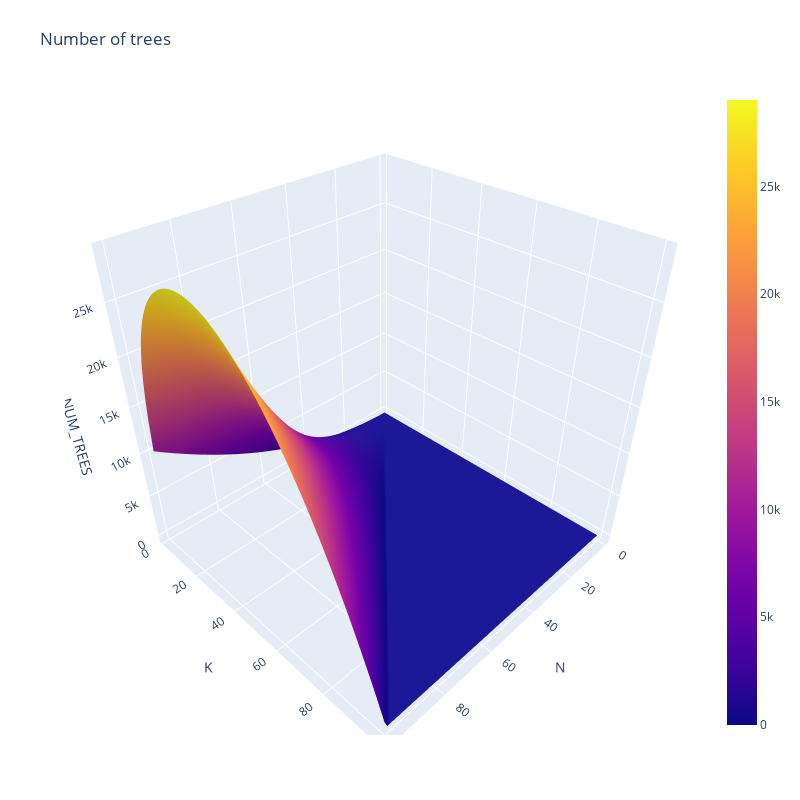

The code cell stored with this chart in its notebook:
### Code cell
N_MIN = 1
K_MIN = 2
N_RANGE = 100
K_RANGE = 100

n_values = np.array(range(N_MIN, N_RANGE+1), dtype=object)
k_values = np.array(range(K_MIN, K_RANGE+1), dtype=object)
z_values = np.array([[num_trees(n, k) for n in n_values] for k in k_values])

fig = go.Figure(data=[go.Surface(
    x=n_values,
    y=k_values,
    z=z_values
)])

fig.update_layout(scene = dict(
                    xaxis_title="N",
                    yaxis_title="K",
                    zaxis_title="NUM_TREES"),
                    title="Number of trees", autosize=False,
                    width=800, height=800,
                    margin=dict(l=65, r=50, b=65, t=90))

fig.show()

### Figure 1 — Plotly figure (JSON) as saved in the notebook; plotly's stock layout.template omitted (floating-point values rounded to 4 significant figures; data arrays with more than 128 entries replaced by an {"elided": "..."} marker saying what was removed)
{"data": [{"type": "surface", "x": [1, 2, 3, 4, 5, 6, 7, 8, 9, 10, 11, 12, 13, 14, 15, 16, 17, 18, 19, 20, 21, 22, 23, 24, 25, 26, 27, 28, 29, 30, 31, 32, 33, 34, 35, 36, 37, 38, 39, 40, 41, 42, 43, 44, 45, 46, 47, 48, 49, 50, 51, 52, 53, 54, 55, 56, 57, 58, 59, 60, 61, 62, 63, 64, 65, 66, 67, 68, 69, 70, 71, 72, 73, 74, 75, 76, 77, 78, 79, 80, 81, 82, 83, 84, 85, 86, 87, 88, 89, 90, 91, 92, 93, 94, 95, 96, 97, 98, 99, 100], "y": [2, 3, 4, 5, 6, 7, 8, 9, 10, 11, 12, 13, 14, 15, 16, 17, 18, 19, 20, 21, 22, 23, 24, 25, 26, 27, 28, 29, 30, 31, 32, 33, 34, 35, 36, 37, 38, 39, 40, 41, 42, 43, 44, 45, 46, 47, 48, 49, 50, 51, 52, 53, 54, 55, 56, 57, 58, 59, 60, 61, 62, 63, 64, 65, 66, 67, 68, 69, 70, 71, 72, 73, 74, 75, 76, 77, 78, 79, 80, 81, 82, 83, 84, 85, 86, 87, 88, 89, 90, 91, 92, 93, 94, 95, 96, 97, 98, 99, 100], "z": {"elided": "99x100 float values"}}], "layout": {"autosize": false, "height": 800, "margin": {"b": 65, "l": 65, "r": 50, "t": 90}, "scene": {"xaxis": {"title": {"text": "N"}}, "yaxis": {"title": {"text": "K"}}, "zaxis": {"title": {"text": "NUM_TREES"}}}, "title": {"text": "Number of trees"}, "width": 800}}
